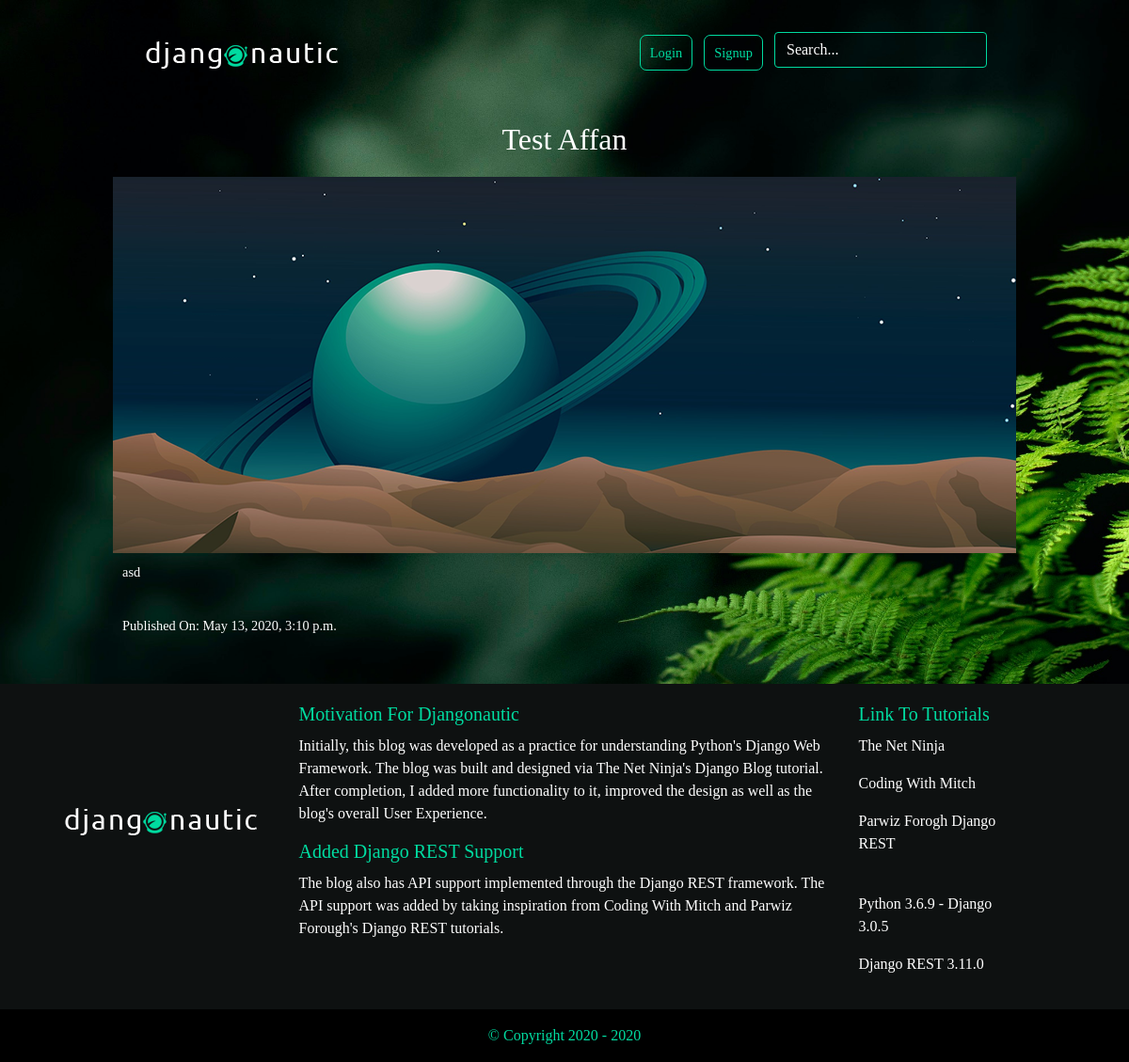
/articles/affan-test-affan/, run on the app's committed database.
### articles/models.py (models this page shows, shortened)
class Article(models.Model):
    slug   = models.SlugField(unique=True)
    body   = models.TextField()
    date   = models.DateTimeField(auto_now_add=True)
    title  = models.CharField(max_length=100)
    thumb  = models.ImageField(default='default.png', blank=True)
    author = models.ForeignKey(User, on_delete=models.CASCADE, default=None)

### articles/views.py (the view)
# urls.py: path('<slug:slug>/', views.article_detail, name='article-detail'),
def article_detail(request, slug):
    article = get_object_or_404(Article, slug=slug)
    context = {
        'article':article
    }
    return render(request, 'articles/article_detail.html', context)

### articles/templates/articles/article_detail.html (shortened to what this page needs)
{% extends 'base.html' %}
{% block content %}
<div class="article-detail">
    <div class="article">
        <h2>{{ article.title }}</h2>
        <img src="{{ article.thumb.url }}">
        <p>{{ article.body }}</p>
        <p>Published On: {{ article.date }}</p>
    </div>
</div>
{% endblock %}

### assets/styles.css (style rules this page uses)
body { background-color: #0f121f; background-image: url(fern.jpg); background-repeat: no-repeat; color: #fff; -webkit-background-size: cover; -moz-background-size: cover; -o-background-size: cover; background-size: cover; }
body * { font-family: Ubuntu; }
h1, h2, h3, h4, h5 { font-weight: normal; margin: 0; }
.article { padding: 10px; border: 1px solid #00dba0; position: relative; padding-bottom: 40px; }
.article img { max-width: 100%; display: block; margin-left: auto; margin-right: auto; }
.article h2 { font-size: 1.3em; padding-top: 5px; }
.article p { font-size: 0.9em; padding-top: 10px; }
.article-detail .article { padding: 0; border: none; }
.article-detail .article img { max-width: 100%; }
.article-detail .article h2 { text-align: center; margin: 20px auto; font-size: 2em; }
.article-detail .article p { text-align: left; padding: 10px; }

### data on the page
Article: title "Test Affan", thumb (placeholder picture), body "asd", date "May 13, 2020, 3:10 p.m."
